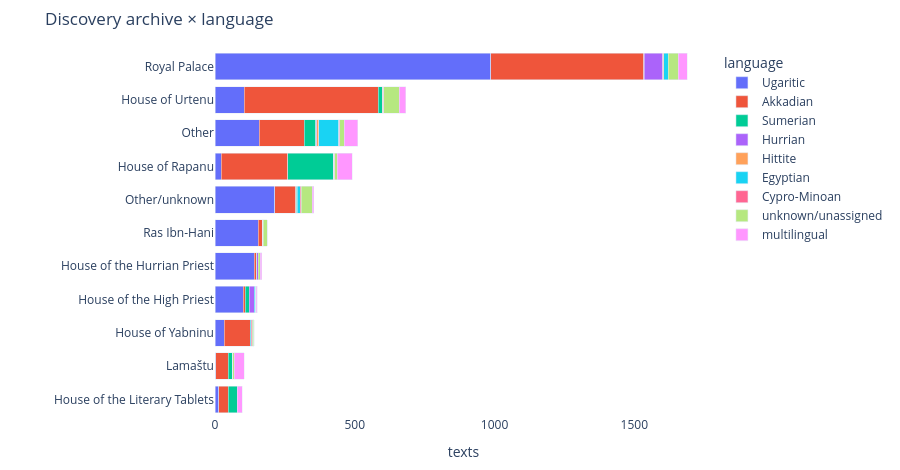
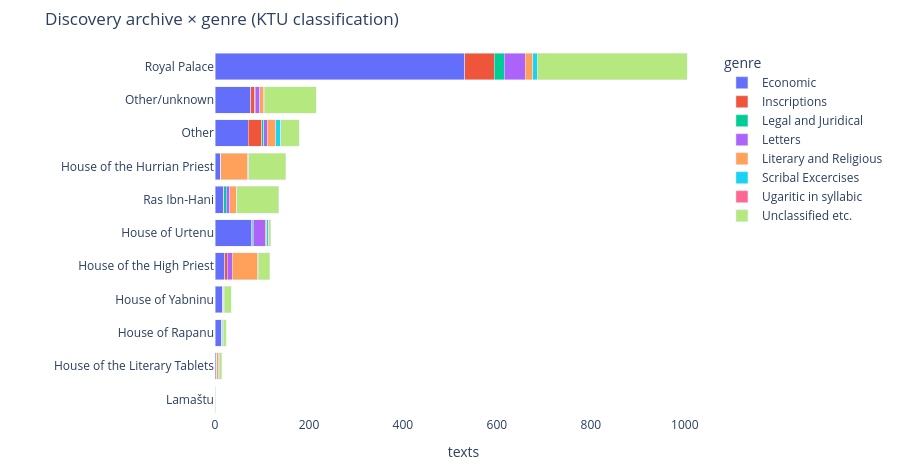

The code cell stored with these charts, in order, in its notebook:
### Markdown cell above
### Three quick views

The next cells use the same pattern each time: count the catalogue labels, then draw a bar chart. The charting details are hidden in `wh.barh()` because the point here is the historical pattern, not plotting syntax.

### Code cell
#TODO: replace with UDB genres

import plotly.express as px

meta = pd.DataFrame({
    "archive": db["Archive/General area"].fillna(db["SAU Archive/General area"]).fillna("Other/unknown"),
    "language": db["UTDB Language"].map(lambda x: analyse.normalise_lang(x, use_multilingual=True))
                  .replace("", "unknown/unassigned"),
    "genre": db["KTU3"].map(ktu_genre),
})
TOP = meta["archive"].value_counts().head(10).index
meta["arch"] = meta["archive"].where(meta["archive"].isin(TOP), "Other")

def stacked(col, title, drop=(), order=None):
    ct = pd.crosstab(meta["arch"], meta[col]).drop(columns=list(drop), errors="ignore")
    ct = ct.loc[ct.sum(axis=1).sort_values().index]                 # archives by total
    long = ct.reset_index().melt(id_vars="arch", var_name=col, value_name="texts")
    kw = {"category_orders": {col: order}} if order else {}
    fig = px.bar(long, x="texts", y="arch", color=col, orientation="h", title=title, **kw)
    fig.update_layout(barmode="stack", height=470, width=900, yaxis_title="", xaxis_title="texts",
                      legend_title_text=col, margin=dict(l=215, r=30, t=50, b=40),
                      paper_bgcolor="white", plot_bgcolor="white")
    fig.show()

lang_order = [l for l in analyse.order_of_languages if l not in ("Latin", "Phoenician")] + ["multilingual"]
stacked("language", "Discovery archive × language", drop=["Latin", "Phoenician"], order=lang_order)
stacked("genre",    "Discovery archive × genre (KTU classification)")

### Figure 1 — Plotly figure (JSON) as saved in the notebook; plotly's stock layout.template omitted (floating-point values rounded to 4 significant figures)
{"data": [{"hovertemplate": "language=Ugaritic<br>texts=%{x}<br>arch=%{y}<extra></extra>", "legendgroup": "Ugaritic", "marker": {"color": "#636efa", "pattern": {"shape": ""}}, "name": "Ugaritic", "orientation": "h", "showlegend": true, "textposition": "auto", "type": "bar", "x": [13, 2, 33, 101, 140, 155, 214, 22, 158, 104, 986], "xaxis": "x", "y": ["House of the Literary Tablets", "Lamaštu", "House of Yabninu", "House of the High Priest", "House of the Hurrian Priest", "Ras Ibn-Hani", "Other/unknown", "House of Rapanu", "Other", "House of Urtenu", "Royal Palace"], "yaxis": "y"}, {"hovertemplate": "language=Akkadian<br>texts=%{x}<br>arch=%{y}<extra></extra>", "legendgroup": "Akkadian", "marker": {"color": "#EF553B", "pattern": {"shape": ""}}, "name": "Akkadian", "orientation": "h", "showlegend": true, "textposition": "auto", "type": "bar", "x": [34, 46, 93, 8, 8, 16, 74, 239, 162, 480, 548], "xaxis": "x", "y": ["House of the Literary Tablets", "Lamaštu", "House of Yabninu", "House of the High Priest", "House of the Hurrian Priest", "Ras Ibn-Hani", "Other/unknown", "House of Rapanu", "Other", "House of Urtenu", "Royal Palace"], "yaxis": "y"}, {"hovertemplate": "language=Sumerian<br>texts=%{x}<br>arch=%{y}<extra></extra>", "legendgroup": "Sumerian", "marker": {"color": "#00cc96", "pattern": {"shape": ""}}, "name": "Sumerian", "orientation": "h", "showlegend": true, "textposition": "auto", "type": "bar", "x": [32, 16, 0, 14, 1, 0, 4, 162, 40, 15, 1], "xaxis": "x", "y": ["House of the Literary Tablets", "Lamaštu", "House of Yabninu", "House of the High Priest", "House of the Hurrian Priest", "Ras Ibn-Hani", "Other/unknown", "House of Rapanu", "Other", "House of Urtenu", "Royal Palace"], "yaxis": "y"}, {"hovertemplate": "language=Hurrian<br>texts=%{x}<br>arch=%{y}<extra></extra>", "legendgroup": "Hurrian", "marker": {"color": "#ab63fa", "pattern": {"shape": ""}}, "name": "Hurrian", "orientation": "h", "showlegend": true, "textposition": "auto", "type": "bar", "x": [0, 0, 0, 17, 6, 0, 2, 2, 4, 0, 67], "xaxis": "x", "y": ["House of the Literary Tablets", "Lamaštu", "House of Yabninu", "House of the High Priest", "House of the Hurrian Priest", "Ras Ibn-Hani", "Other/unknown", "House of Rapanu", "Other", "House of Urtenu", "Royal Palace"], "yaxis": "y"}, {"hovertemplate": "language=Hittite<br>texts=%{x}<br>arch=%{y}<extra></extra>", "legendgroup": "Hittite", "marker": {"color": "#FFA15A", "pattern": {"shape": ""}}, "name": "Hittite", "orientation": "h", "showlegend": true, "textposition": "auto", "type": "bar", "x": [0, 0, 0, 0, 0, 0, 1, 0, 8, 1, 3], "xaxis": "x", "y": ["House of the Literary Tablets", "Lamaštu", "House of Yabninu", "House of the High Priest", "House of the Hurrian Priest", "Ras Ibn-Hani", "Other/unknown", "House of Rapanu", "Other", "House of Urtenu", "Royal Palace"], "yaxis": "y"}, {"hovertemplate": "language=Egyptian<br>texts=%{x}<br>arch=%{y}<extra></extra>", "legendgroup": "Egyptian", "marker": {"color": "#19d3f3", "pattern": {"shape": ""}}, "name": "Egyptian", "orientation": "h", "showlegend": true, "textposition": "auto", "type": "bar", "x": [1, 0, 3, 5, 0, 0, 10, 1, 71, 1, 16], "xaxis": "x", "y": ["House of the Literary Tablets", "Lamaštu", "House of Yabninu", "House of the High Priest", "House of the Hurrian Priest", "Ras Ibn-Hani", "Other/unknown", "House of Rapanu", "Other", "House of Urtenu", "Royal Palace"], "yaxis": "y"}, {"hovertemplate": "language=Cypro-Minoan<br>texts=%{x}<br>arch=%{y}<extra></extra>", "legendgroup": "Cypro-Minoan", "marker": {"color": "#FF6692", "pattern": {"shape": ""}}, "name": "Cypro-Minoan", "orientation": "h", "showlegend": true, "textposition": "auto", "type": "bar", "x": [0, 0, 4, 1, 0, 1, 3, 2, 3, 2, 0], "xaxis": "x", "y": ["House of the Literary Tablets", "Lamaštu", "House of Yabninu", "House of the High Priest", "House of the Hurrian Priest", "Ras Ibn-Hani", "Other/unknown", "House of Rapanu", "Other", "House of Urtenu", "Royal Palace"], "yaxis": "y"}, {"hovertemplate": "language=unknown/unassigned<br>texts=%{x}<br>arch=%{y}<extra></extra>", "legendgroup": "unknown/unassigned", "marker": {"color": "#B6E880", "pattern": {"shape": ""}}, "name": "unknown/unassigned", "orientation": "h", "showlegend": true, "textposition": "auto", "type": "bar", "x": [0, 5, 5, 2, 7, 14, 40, 10, 17, 56, 36], "xaxis": "x", "y": ["House of the Literary Tablets", "Lamaštu", "House of Yabninu", "House of the High Priest", "House of the Hurrian Priest", "Ras Ibn-Hani", "Other/unknown", "House of Rapanu", "Other", "House of Urtenu", "Royal Palace"], "yaxis": "y"}, {"hovertemplate": "language=multilingual<br>texts=%{x}<br>arch=%{y}<extra></extra>", "legendgroup": "multilingual", "marker": {"color": "#FF97FF", "pattern": {"shape": ""}}, "name": "multilingual", "orientation": "h", "showlegend": true, "textposition": "auto", "type": "bar", "x": [18, 35, 3, 3, 5, 1, 6, 53, 47, 24, 32], "xaxis": "x", "y": ["House of the Literary Tablets", "Lamaštu", "House of Yabninu", "House of the High Priest", "House of the Hurrian Priest", "Ras Ibn-Hani", "Other/unknown", "House of Rapanu", "Other", "House of Urtenu", "Royal Palace"], "yaxis": "y"}], "layout": {"barmode": "stack", "height": 470, "legend": {"title": {"text": "language"}, "tracegroupgap": 0}, "margin": {"b": 40, "l": 215, "r": 30, "t": 50}, "paper_bgcolor": "white", "plot_bgcolor": "white", "title": {"text": "Discovery archive × language"}, "width": 900, "xaxis": {"anchor": "y", "domain": [0, 1], "title": {"text": "texts"}}, "yaxis": {"anchor": "x", "domain": [0, 1], "title": {"text": ""}}}}

### Figure 2 — Plotly figure (JSON) as saved in the notebook; plotly's stock layout.template omitted (floating-point values rounded to 4 significant figures)
{"data": [{"hovertemplate": "genre=Economic<br>texts=%{x}<br>arch=%{y}<extra></extra>", "legendgroup": "Economic", "marker": {"color": "#636efa", "pattern": {"shape": ""}}, "name": "Economic", "orientation": "h", "showlegend": true, "textposition": "auto", "type": "bar", "x": [2, 4, 13, 16, 21, 78, 18, 12, 71, 76, 532], "xaxis": "x", "y": ["Lamaštu", "House of the Literary Tablets", "House of Rapanu", "House of Yabninu", "House of the High Priest", "House of Urtenu", "Ras Ibn-Hani", "House of the Hurrian Priest", "Other", "Other/unknown", "Royal Palace"], "yaxis": "y"}, {"hovertemplate": "genre=Inscriptions<br>texts=%{x}<br>arch=%{y}<extra></extra>", "legendgroup": "Inscriptions", "marker": {"color": "#EF553B", "pattern": {"shape": ""}}, "name": "Inscriptions", "orientation": "h", "showlegend": true, "textposition": "auto", "type": "bar", "x": [0, 0, 0, 0, 5, 1, 1, 0, 28, 9, 62], "xaxis": "x", "y": ["Lamaštu", "House of the Literary Tablets", "House of Rapanu", "House of Yabninu", "House of the High Priest", "House of Urtenu", "Ras Ibn-Hani", "House of the Hurrian Priest", "Other", "Other/unknown", "Royal Palace"], "yaxis": "y"}, {"hovertemplate": "genre=Legal and Juridical<br>texts=%{x}<br>arch=%{y}<extra></extra>", "legendgroup": "Legal and Juridical", "marker": {"color": "#00cc96", "pattern": {"shape": ""}}, "name": "Legal and Juridical", "orientation": "h", "showlegend": true, "textposition": "auto", "type": "bar", "x": [0, 0, 0, 0, 0, 2, 5, 0, 5, 1, 22], "xaxis": "x", "y": ["Lamaštu", "House of the Literary Tablets", "House of Rapanu", "House of Yabninu", "House of the High Priest", "House of Urtenu", "Ras Ibn-Hani", "House of the Hurrian Priest", "Other", "Other/unknown", "Royal Palace"], "yaxis": "y"}, {"hovertemplate": "genre=Letters<br>texts=%{x}<br>arch=%{y}<extra></extra>", "legendgroup": "Letters", "marker": {"color": "#ab63fa", "pattern": {"shape": ""}}, "name": "Letters", "orientation": "h", "showlegend": true, "textposition": "auto", "type": "bar", "x": [0, 0, 1, 3, 11, 26, 7, 0, 7, 9, 44], "xaxis": "x", "y": ["Lamaštu", "House of the Literary Tablets", "House of Rapanu", "House of Yabninu", "House of the High Priest", "House of Urtenu", "Ras Ibn-Hani", "House of the Hurrian Priest", "Other", "Other/unknown", "Royal Palace"], "yaxis": "y"}, {"hovertemplate": "genre=Literary and Religious<br>texts=%{x}<br>arch=%{y}<extra></extra>", "legendgroup": "Literary and Religious", "marker": {"color": "#FFA15A", "pattern": {"shape": ""}}, "name": "Literary and Religious", "orientation": "h", "showlegend": true, "textposition": "auto", "type": "bar", "x": [0, 4, 0, 0, 54, 3, 15, 58, 18, 9, 16], "xaxis": "x", "y": ["Lamaštu", "House of the Literary Tablets", "House of Rapanu", "House of Yabninu", "House of the High Priest", "House of Urtenu", "Ras Ibn-Hani", "House of the Hurrian Priest", "Other", "Other/unknown", "Royal Palace"], "yaxis": "y"}, {"hovertemplate": "genre=Scribal Excercises<br>texts=%{x}<br>arch=%{y}<extra></extra>", "legendgroup": "Scribal Excercises", "marker": {"color": "#19d3f3", "pattern": {"shape": ""}}, "name": "Scribal Excercises", "orientation": "h", "showlegend": true, "textposition": "auto", "type": "bar", "x": [0, 1, 3, 1, 1, 4, 0, 2, 11, 1, 10], "xaxis": "x", "y": ["Lamaštu", "House of the Literary Tablets", "House of Rapanu", "House of Yabninu", "House of the High Priest", "House of Urtenu", "Ras Ibn-Hani", "House of the Hurrian Priest", "Other", "Other/unknown", "Royal Palace"], "yaxis": "y"}, {"hovertemplate": "genre=Ugaritic in syllabic<br>texts=%{x}<br>arch=%{y}<extra></extra>", "legendgroup": "Ugaritic in syllabic", "marker": {"color": "#FF6692", "pattern": {"shape": ""}}, "name": "Ugaritic in syllabic", "orientation": "h", "showlegend": true, "textposition": "auto", "type": "bar", "x": [0, 0, 1, 0, 0, 0, 0, 0, 0, 0, 0], "xaxis": "x", "y": ["Lamaštu", "House of the Literary Tablets", "House of Rapanu", "House of Yabninu", "House of the High Priest", "House of Urtenu", "Ras Ibn-Hani", "House of the Hurrian Priest", "Other", "Other/unknown", "Royal Palace"], "yaxis": "y"}, {"hovertemplate": "genre=Unclassified etc.<br>texts=%{x}<br>arch=%{y}<extra></extra>", "legendgroup": "Unclassified etc.", "marker": {"color": "#B6E880", "pattern": {"shape": ""}}, "name": "Unclassified etc.", "orientation": "h", "showlegend": true, "textposition": "auto", "type": "bar", "x": [0, 5, 6, 15, 25, 5, 90, 79, 39, 111, 319], "xaxis": "x", "y": ["Lamaštu", "House of the Literary Tablets", "House of Rapanu", "House of Yabninu", "House of the High Priest", "House of Urtenu", "Ras Ibn-Hani", "House of the Hurrian Priest", "Other", "Other/unknown", "Royal Palace"], "yaxis": "y"}], "layout": {"barmode": "stack", "height": 470, "legend": {"title": {"text": "genre"}, "tracegroupgap": 0}, "margin": {"b": 40, "l": 215, "r": 30, "t": 50}, "paper_bgcolor": "white", "plot_bgcolor": "white", "title": {"text": "Discovery archive × genre (KTU classification)"}, "width": 900, "xaxis": {"anchor": "y", "domain": [0, 1], "title": {"text": "texts"}}, "yaxis": {"anchor": "x", "domain": [0, 1], "title": {"text": ""}}}}
